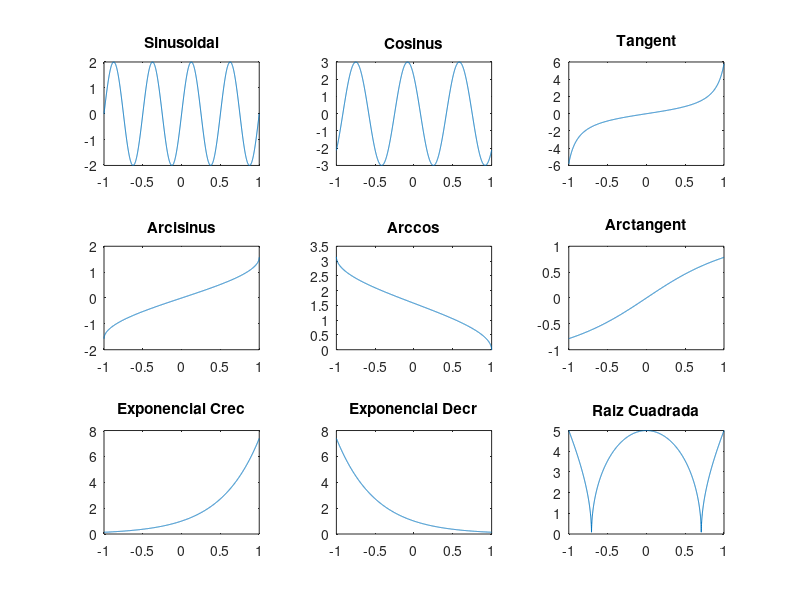

Write MATLAB code to recreate this figure.
    %Alumne 1: Òscar Julián 
    %Alumne 2: Raúl Pérez
    %Grup Classe: 1º C  
    % Versi? MATLAB: R2018b
    %Data: 28/10/18
    %---------------------------------------------------
    %Variables 
    x = -1:0.001:1;

    %Codi

    SINUS = 2*sin(4*pi*x);
    COSINUS = 3*cos(pi/4+3*pi*x);
    TANGENT = tan(7/5*x);
    ARCSINUS = asin(x);
    ARCCOSINUS = acos(x);
    ARCTANGENT = atan(x);
    EXPONENCIAL_CREIXENT = exp(2*x);
    EXPONENCIAL_DECREIXENT = exp(-1*(2*x));
    ARREL_QUADRADA = 5*(sqrt(abs(1-(2*x.^2))));

    subplot (331), plot(x,SINUS), title('Sinusoidal');subplot (332), plot(x,COSINUS), title('Cosinus');subplot (333), plot(x,TANGENT), title('Tangent');subplot (334), plot(x,ARCSINUS), title ('Arcisinus');subplot (335), plot(x,ARCCOSINUS), title('Arccos');subplot (336), plot(x,ARCTANGENT), title('Arctangent');subplot (337), plot(x,EXPONENCIAL_CREIXENT), title('Exponencial Crec');subplot (338), plot(x,EXPONENCIAL_DECREIXENT), title('Exponencial Decr');subplot (339), plot(x,ARREL_QUADRADA), title('Raiz Cuadrada');
